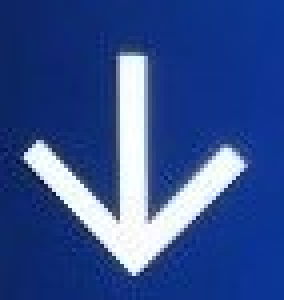
#> input picture src_Arrow/rtd.jpg, 71 x 75 px (shown 4 times larger)
$ python calcDistance.py
#> lines starting #> are read from the running program, lines starting #| are printed output that depends on the picture; after the words box and inside, x2 and y2 are one past the last pixel; in counts of white or black regions, pixels touching at a corner belong together
### getGround.py
import cv2
import numpy as np
import random as rand

src = cv2.imread('./src_Arrow/rtd.jpg')
#> src is the input picture: shape (75, 71, 3); mean B, G, R 143.3, 79.1, 51.8
#print('shape: ', src.shape)

B = G = R = 0
for randSelect in range(10):
     rPixel = rand.randint(0, src.shape[1]-1)
     #print('cursor: ', src.shape[0]-3, rPixel)
     bgColor = src[src.shape[0]-3, rPixel]
     B += bgColor[0]
     G += bgColor[1]
     R += bgColor[2]
#> this loop made 10 passes
#> (bgColor, B, G, R) on passes 2 to 10: ([135, 50, 12], 270, 98, 26), ([105, 39, 14], 375, 137, 40), ([130, 51, 18], 505, 188, 58), ([148, 53, 10], 653, 241, 68), ([148, 51, 13], 801, 292, 81), ([134, 48, 12], 935, 340, 93), ([132, 48, 13], 1067, 388, 106), ([147, 52, 13], 1214, 440, 119), ([131, 50, 12], 1345, 490, 131)
#> (B, G, R) on pass 1: (135, 48, 14)
#> after the loop, B = 1345; G = 490; R = 131
     #print('aveBGR: ', B, G, R)
B /= 10
#> B = 134.5
G /= 10
#> G = 49
R /= 10
#> R = 13.1
print('aveBGR: ', B, G, R)
#| aveBGR:  134.5 49.0 13.1

crit = B+G+R
#> crit = 196.6
if crit > 270:
     bgRes = True
else:
     bgRes = False
print('bgRes: ', bgRes)

### centroid.py
import cv2
import numpy as np
import getGround as bg
#1
img = bg.src
if bg.bgRes == False:
    src = 255 - img
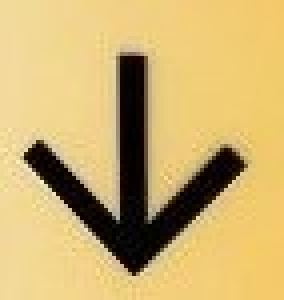
#> src: shape (75, 71, 3) (shown 4 times larger); mean B, G, R 111.7, 175.9, 203.2
    print('---------------')
else:
    src = img
    print('_______________')
#cv2.imshow('src',  src)

src = src[5:src.shape[0]-5, 5:src.shape[1]-5]
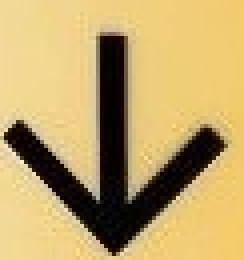
#> src: shape (65, 61, 3) (shown 4 times larger); mean B, G, R 105.3, 164.5, 189.9

gray = cv2.cvtColor(src, cv2.COLOR_BGR2GRAY)
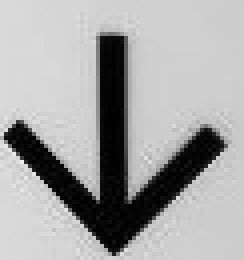
#> gray: shape (65, 61) (shown 4 times larger); min 0, max 238, mean 165.3
ret, bImage = cv2.threshold(gray, 128, 255, cv2.THRESH_BINARY_INV)
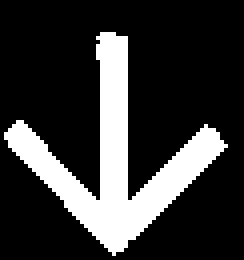
#> bImage: shape (65, 61) (shown 4 times larger); 21.4% white; 1 white region
#cv2.imshow('gray',  bImage)
print('shape: ', src.shape)
#| shape:  (65, 61, 3)
#2
mode = cv2.RETR_EXTERNAL
method = cv2.CHAIN_APPROX_SIMPLE
contours, hierarchy = cv2.findContours(bImage, mode, method)
#> contours = 1 contour; box (x1, y1, x2, y2) and area: (1, 8, 57, 64) 750

dst = src.copy()
cv2.drawContours(dst, contours, -1, (0,255,0), 2)
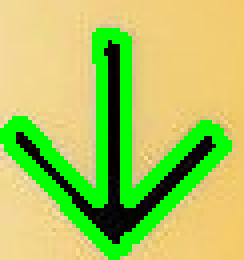
#> dst: shape (65, 61, 3) (shown 4 times larger); mean B, G, R 92.8, 198.3, 169.8
#cv2.imshow('cnt',  dst)
#print(contours)
#3
for cnt in contours:
    try:
        M = cv2.moments(cnt, True)
        cx = int(M['m10']/M['m00'])
        cy = int(M['m01']/M['m00'])
        cv2.circle(dst, (cx, cy), 5, (0,0,255), 2)
        print('x, y: ',cx, cy)
    except ZeroDivisionError as e:
        continue
#> this loop made 1 pass
#> (cx, cy) on pass 1: (28, 40)
#| x, y:  28 40
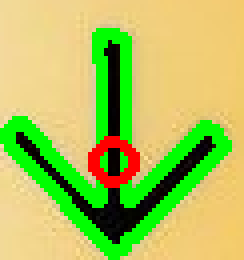
#> dst: shape (65, 61, 3) (shown 4 times larger); 2.27% of pixels changed, all inside (x1, y1, x2, y2) = (22, 34, 35, 47)

cv2.imshow('dst',  dst)
cv2.waitKey()
cv2.destroyAllWindows()

### calcDistance.py
import cv2
import numpy as np
import math
import centroid as ct

#detectConerPoints
gray = ct.bImage
K = 4
corners = cv2.goodFeaturesToTrack(gray, maxCorners=K,
              qualityLevel=0.05, minDistance=10)
#> corners = [[56, 36], [31, 9], [32, 49], [5, 30]]
print('corners.shape=',corners.shape)
#| corners.shape= (4, 1, 2)
print('corners=',corners)
#| corners= [[[56. 36.]]
#|  [[31.  9.]]
#|  [[32. 49.]]
#|  [[ 5. 30.]]]

corners = corners.reshape(-1, 2)
for x, y in corners:
    cv2.circle(ct.src, (x, y), 3, (0,0,255), -1)
#> this loop made 4 passes

cv2.imshow('Corners', ct.src)
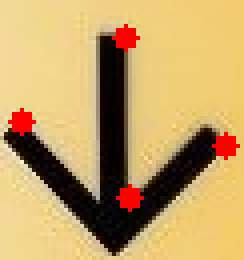
#> window 'Corners': shape (65, 61, 3) (shown 4 times larger); mean B, G, R 103, 161.1, 193.5

#distance of two points
lineC = [0, 0, 0, 0]
center = [ct.cx, ct.cy]
for fori in range(4):
     lineC[fori] = math.sqrt(math.pow(center[0] - corners[fori][0], 2)
                             + math.pow(center[1] - corners[fori][1], 2))
#> after the loop, lineC = [28.28, 31.14, 9.85, 25.08]
#select lowest distance
comp = lineC
#> comp = [28.28, 31.14, 9.85, 25.08]
lineC = sorted(lineC)
#> lineC = [9.85, 25.08, 28.28, 31.14]
lowest = 0
for fori in range(4):
     if lineC[0] == comp[fori]:
          lowest = fori
          break

#if corners[lowest]
cv2.waitKey()
cv2.destroyAllWindows()

$ run again, with src_Arrow/left2.jpg copied over src_Arrow/rtd.jpg
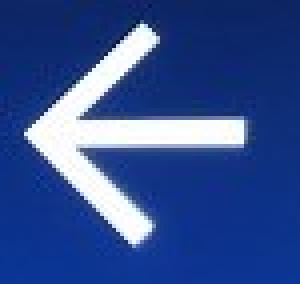
#> input picture src_Arrow/left2.jpg, 75 x 71 px (shown 4 times larger)
#> src is the input picture: shape (71, 75, 3); mean B, G, R 144.8, 79.4, 51.7
#> the loop `for randSelect in range(10):` made 10 passes
#> (bgColor, B, G, R) on passes 2 to 9: ([147, 52, 13], 293, 103, 25), ([148, 53, 10], 441, 156, 35), ([149, 55, 12], 590, 211, 47), ([147, 53, 10], 737, 264, 57), ([147, 52, 13], 884, 316, 70), ([146, 51, 12], 1030, 367, 82), ([148, 53, 13], 1178, 420, 95), ([147, 52, 13], 1325, 472, 108)
#> after the loop `for randSelect in range(10):`: B = 1471; G = 522; R = 122
#> `B /= 10`: B = 147.1
#> `G /= 10`: G = 52.2
#> `R /= 10`: R = 12.2
#| aveBGR:  147.1 52.2 12.2
#> crit = 211.5
#> `ret, bImage = cv2.threshold(gray, 128, 255, cv2.THRESH_BINARY_INV)`:
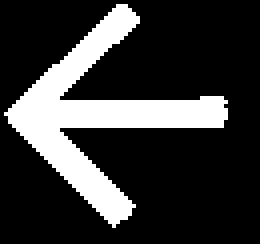
#> bImage: shape (61, 65) (shown 4 times larger); 21.5% white; 1 white region
#| shape:  (61, 65, 3)
#> contours = 1 contour; box (x1, y1, x2, y2) and area: (1, 1, 57, 57) 752
#> the loop `for cnt in contours:` made 1 pass
#> (cx, cy) on pass 1: (23, 28)
#> (printed output is left out)
#> corners = [[28, 56], [15, 32], [55, 25], [34, 5]]
#| corners.shape= (4, 1, 2)
#| corners= [[[28. 56.]]
#|  [[15. 32.]]
#|  [[55. 25.]]
#|  [[34.  5.]]]
#> the loop `for x, y in corners:` made 4 passes
#> `cv2.imshow('Corners', ct.src)`:
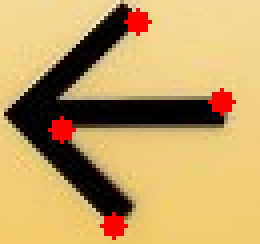
#> window 'Corners': shape (61, 65, 3) (shown 4 times larger); mean B, G, R 101.1, 160.9, 193.7
#> after the loop `for fori in range(4):`: lineC = [28.44, 8.94, 32.14, 25.5]
#> `lineC = sorted(lineC)`: lineC = [8.94, 25.5, 28.44, 32.14]
